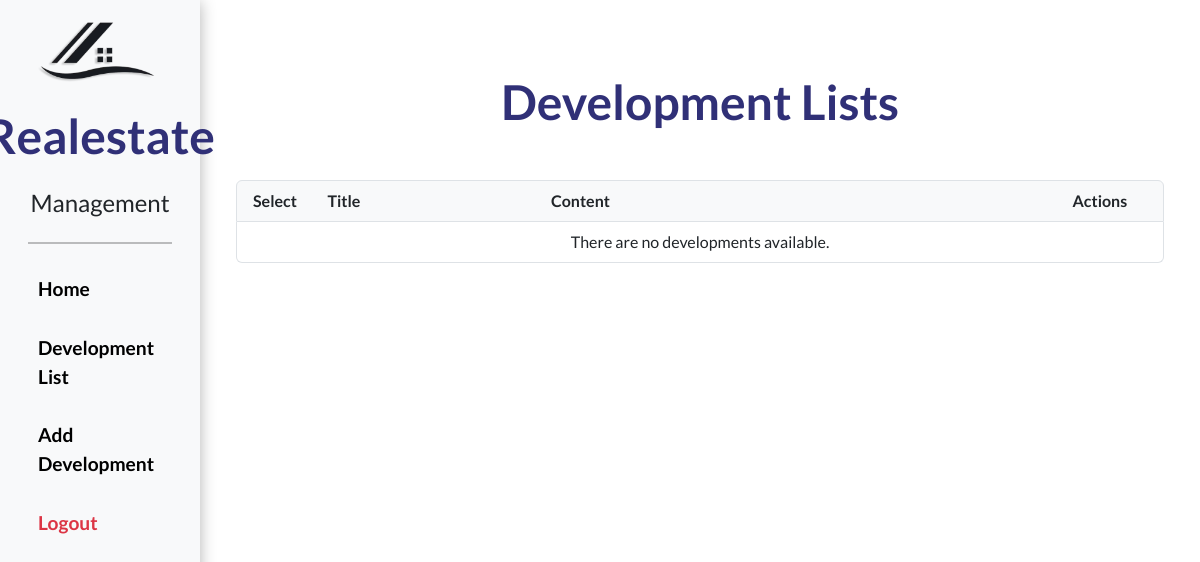
Before: /management/ (signed in) with the older database file.
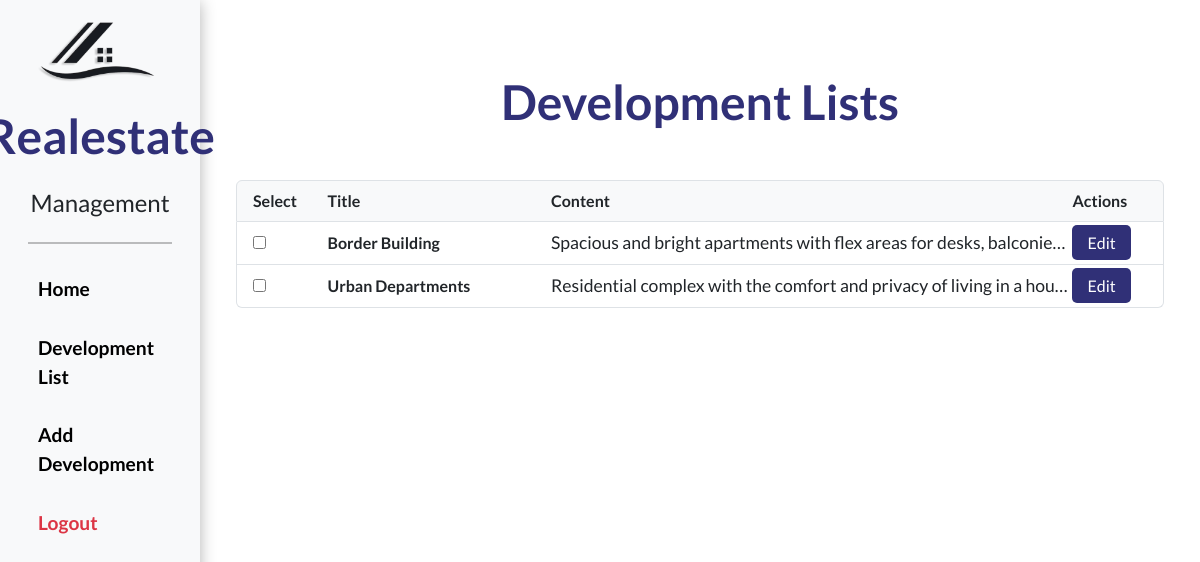
After: the same page with the newer database file.
### realestate/models.py (models this page shows, shortened)
class development(models.Model):
    title = models.CharField(max_length=50)
    content = models.CharField(max_length=200)
    image = models.ImageField(upload_to='developments')
    brochurePaper = models.FileField(upload_to='developments_pdfs/')
    created = models.DateTimeField(auto_now_add=True)
    updated = models.DateTimeField(auto_now=True)
    class Meta:
        verbose_name = 'development'
        verbose_name_plural = 'developments'

### realestate/views.py (the view, shortened to what this page needs)
# urls.py: path('management/', views.management, name='management'),
@login_required(login_url='login')
def management(request):
    developments = development.objects.all()
    return render(request, 'realestate/management.html', {
        'developments': developments
    })

### realestate/templates/realestate/management.html (shortened to what this page needs)
{% extends "realestate/layout_development.html" %}
{% block content %}
<div class="container mt-5">
    <h1 class="text-center mb-4 logo-text">Development Lists</h1>
    <form method="post" action="{% url 'management' %}">
        <ul class="list-group">
            <li class="list-group-item d-flex justify-content-between align-items-center fw-bold bg-light">
                <div class="col-1">Select</div>
                <div class="col-3">Title</div>
                <div class="col-7">Content</div>
                <div class="col-1">Actions</div>
            </li>
            {% for dev in developments %}
            <li class="list-group-item d-flex justify-content-between align-items-center">
                <div class="col-1">
                    <input type="checkbox" name="development_ids" value="{{ dev.id }}">
                </div>
                <div class="col-3">
                    <strong>{{ dev.title }}</strong>
                </div>
                <div class="col-7">
                    <p class="mb-0 text-truncate" title="{{ dev.content }}">{{ dev.content }}</p>
                </div>
                <div class="col-1">
                    <a href="{% url 'edit_development' dev.id %}" class="edit-btn">
                        Edit
                    </a>
                </div>
            </li>
            {% empty %}
            <li class="list-group-item text-center">
                There are no developments available.
            </li>
            {% endfor %}
        </ul>
    </form>
</div>
{% endblock %}

Changed rows visible on the page:
added development: title "Border Building", content "Spacious and bright apartments with flex areas for desks, balconies…"
added development: title "Urban Departments", content "Residential complex with the comfort and privacy of living in a hou…"
Other visible differences:
text no longer shown: "There are no developments available."
